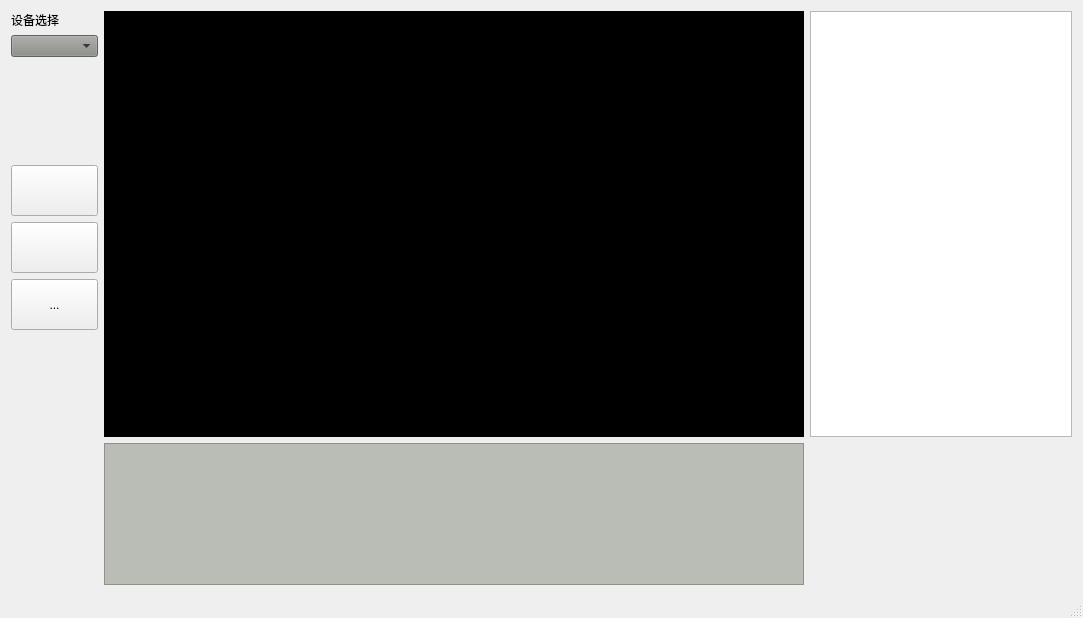
<?xml version="1.0" encoding="UTF-8"?>
<ui version="4.0">
 <class>MainWindow</class>
 <widget class="QMainWindow" name="MainWindow">
  <property name="geometry">
   <rect>
    <x>0</x>
    <y>0</y>
    <width>1083</width>
    <height>618</height>
   </rect>
  </property>
  <property name="sizePolicy">
   <sizepolicy hsizetype="Expanding" vsizetype="Expanding">
    <horstretch>0</horstretch>
    <verstretch>0</verstretch>
   </sizepolicy>
  </property>
  <property name="windowTitle">
   <string>OneVINO</string>
  </property>
  <property name="autoFillBackground">
   <bool>true</bool>
  </property>
  <property name="styleSheet">
   <string notr="true">alternate-background-color: qradialgradient(spread:reflect, cx:0.5, cy:0.5, radius:2, fx:0.5, fy:0.5, stop:0 rgba(0, 0, 0, 255), stop:1 rgba(255, 255, 255, 255));</string>
  </property>
  <widget class="QWidget" name="centralWidget">
   <property name="cursor">
    <cursorShape>ArrowCursor</cursorShape>
   </property>
   <layout class="QHBoxLayout" name="horizontalLayout" stretch="1,8,3">
    <item>
     <layout class="QVBoxLayout" name="verticalLayout_3" stretch="0,0,2,1,1,1,5">
      <property name="spacing">
       <number>6</number>
      </property>
      <property name="sizeConstraint">
       <enum>QLayout::SetDefaultConstraint</enum>
      </property>
      <property name="topMargin">
       <number>0</number>
      </property>
      <property name="rightMargin">
       <number>0</number>
      </property>
      <item>
       <widget class="QLabel" name="label">
        <property name="text">
         <string>设备选择</string>
        </property>
       </widget>
      </item>
      <item>
       <widget class="QComboBox" name="DeviceChoice">
        <property name="styleSheet">
         <string notr="true">background-color: rgb(136, 138, 133);</string>
        </property>
       </widget>
      </item>
      <item>
       <spacer name="verticalSpacer_2">
        <property name="orientation">
         <enum>Qt::Vertical</enum>
        </property>
        <property name="sizeHint" stdset="0">
         <size>
          <width>20</width>
          <height>40</height>
         </size>
        </property>
       </spacer>
      </item>
      <item>
       <widget class="QToolButton" name="VisitorButton">
        <property name="sizePolicy">
         <sizepolicy hsizetype="Expanding" vsizetype="Expanding">
          <horstretch>0</horstretch>
          <verstretch>0</verstretch>
         </sizepolicy>
        </property>
        <property name="styleSheet">
         <string notr="true"/>
        </property>
        <property name="text">
         <string/>
        </property>
       </widget>
      </item>
      <item>
       <widget class="QToolButton" name="MeetingButton">
        <property name="sizePolicy">
         <sizepolicy hsizetype="Expanding" vsizetype="Expanding">
          <horstretch>0</horstretch>
          <verstretch>0</verstretch>
         </sizepolicy>
        </property>
        <property name="styleSheet">
         <string notr="true"/>
        </property>
        <property name="text">
         <string/>
        </property>
       </widget>
      </item>
      <item>
       <widget class="QToolButton" name="LabButton">
        <property name="sizePolicy">
         <sizepolicy hsizetype="Expanding" vsizetype="Expanding">
          <horstretch>0</horstretch>
          <verstretch>0</verstretch>
         </sizepolicy>
        </property>
        <property name="text">
         <string>...</string>
        </property>
       </widget>
      </item>
      <item>
       <spacer name="verticalSpacer">
        <property name="orientation">
         <enum>Qt::Vertical</enum>
        </property>
        <property name="sizeHint" stdset="0">
         <size>
          <width>20</width>
          <height>40</height>
         </size>
        </property>
       </spacer>
      </item>
     </layout>
    </item>
    <item>
     <layout class="QVBoxLayout" name="verticalLayout" stretch="3,1">
      <item>
       <widget class="QLabel" name="label_video">
        <property name="sizePolicy">
         <sizepolicy hsizetype="Expanding" vsizetype="Expanding">
          <horstretch>0</horstretch>
          <verstretch>0</verstretch>
         </sizepolicy>
        </property>
        <property name="styleSheet">
         <string notr="true">background-color: rgb(0, 0, 0);</string>
        </property>
        <property name="text">
         <string/>
        </property>
       </widget>
      </item>
      <item>
       <widget class="QTableView" name="tableView">
        <property name="styleSheet">
         <string notr="true">background-color: rgb(186, 189, 182);</string>
        </property>
       </widget>
      </item>
     </layout>
    </item>
    <item>
     <layout class="QVBoxLayout" name="verticalLayout_2" stretch="3,1">
      <item>
       <widget class="QTableView" name="TotalTable"/>
      </item>
      <item>
       <widget class="QChartView" name="widget_test" native="true">
        <property name="sizePolicy">
         <sizepolicy hsizetype="Expanding" vsizetype="Expanding">
          <horstretch>0</horstretch>
          <verstretch>0</verstretch>
         </sizepolicy>
        </property>
        <property name="autoFillBackground">
         <bool>true</bool>
        </property>
        <property name="styleSheet">
         <string notr="true"/>
        </property>
       </widget>
      </item>
     </layout>
    </item>
   </layout>
  </widget>
  <widget class="QStatusBar" name="statusBar"/>
 </widget>
 <layoutdefault spacing="6" margin="11"/>
 <customwidgets>
  <customwidget>
   <class>QChartView</class>
   <extends>QWidget</extends>
   <header>qchartview.h</header>
   <container>1</container>
  </customwidget>
 </customwidgets>
 <resources/>
 <connections/>
</ui>
